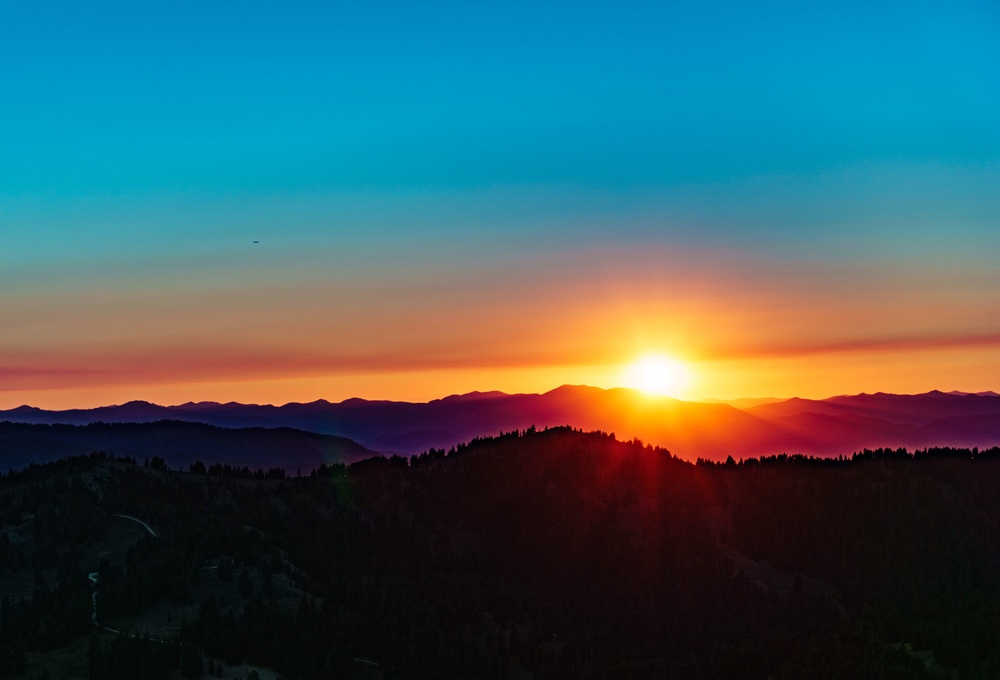
#> input picture Assignments/Racheal/python2/oregoncoast.jpg, 1000 x 680 px, shrunk from 4668 x 3174 before the run
$ python lab16.py
#> lines starting #> are read from the running program, lines starting #| are printed output that depends on the picture
#Version 1
from PIL import Image
import colorsys
img = Image.open("oregoncoast.jpg") # must be in same folder
#> img is the input picture: PIL image 1000x680 RGB; mean R, G, B 61.6, 91.4, 96.8
width, height = img.size
#> width = 1000; height = 680
pixels = img.load()

# [12 lines of commented-out code are left out]
for i in range(width):
    for j in range(height):
        r, g, b = pixels[i, j]
        h, s, v = colorsys.rgb_to_hsv(r/255, g/255, b/255)
        h *= 1.5
        if h > 1:
            h = 1
        s *= 1.5
        if s > 1:
            s = 1
        # v *= 1.5
        # if v > 1:
        #     v = .06
        r, g, b = colorsys.hsv_to_rgb(h, s, v)
        r = int(r*255)
        g = int(g*255)
        b = int(b*255)
        pixels[i, j] = (r, g, b)
img.show()
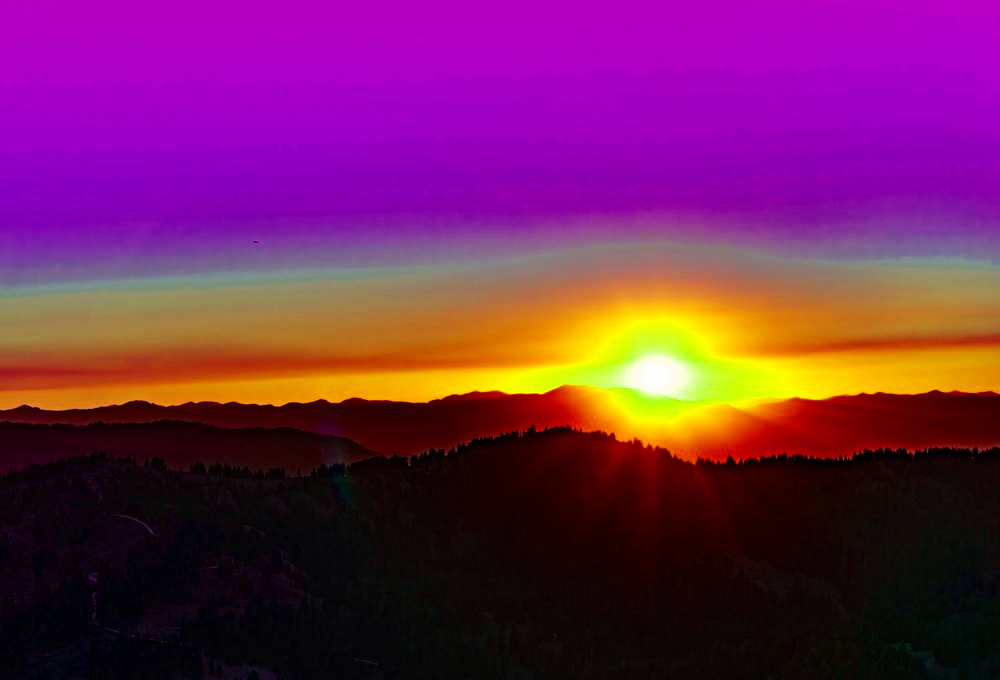
#> shown: PIL image 1000x680 RGB; mean R, G, B 112.6, 36.5, 83.7
